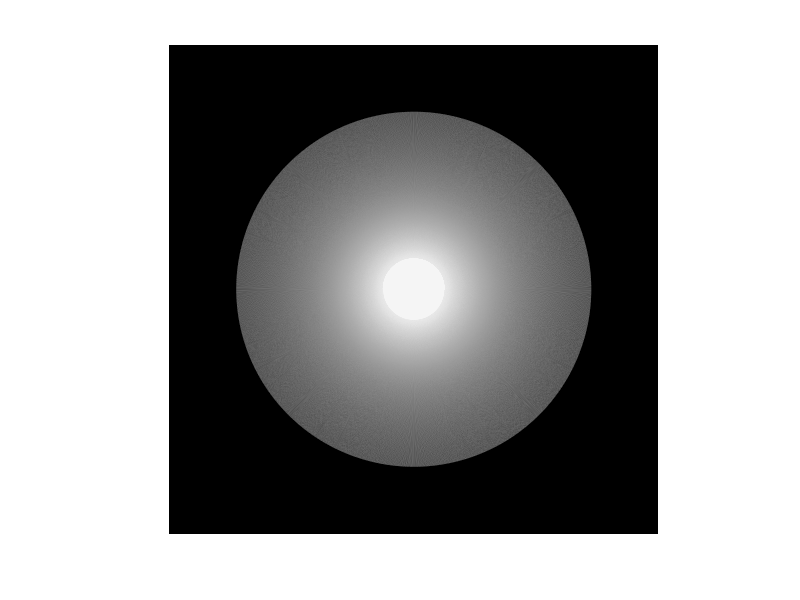

MATLAB code to generate this figure:
clc;
close all;
clear;

width = 1000;
height = 1000;
radius = 150;

image = zeros(width, height);

[rows, columns, numberOfColorChannels] = size(image);

% image_size = size(image);
% image_size(1,1) , image_size(1,2), image_size(1,3)

x = width / 2;
y = height / 2;
centerx = x;
centery = y;

imshow(image);


hold on;
teta = 0 : (2 * pi / 10000) : (2 * pi);
xx = radius * cos(teta) + centerx;
yy = radius * sin(teta) + centery;
k = ishold;
plot(xx, yy, 'w-', 'LineWidth', radius);
hold off;
